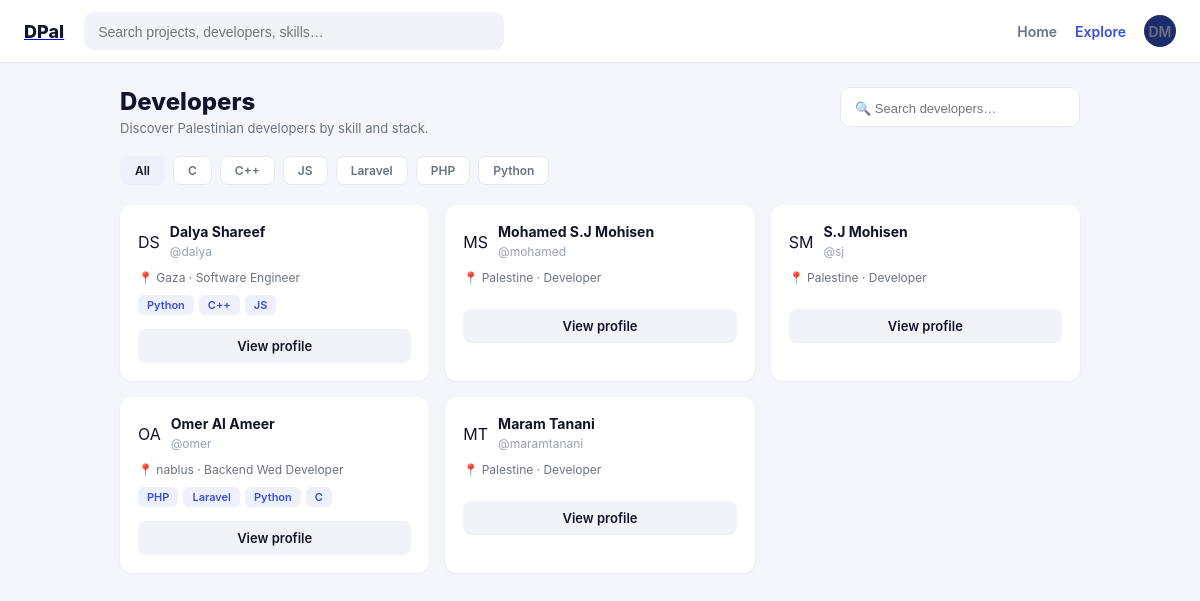
Screenshot of /developers (signed in) with the database file from the repository.
### users_app/models.py (models this page shows, shortened)
class User(models.Model):
    full_name   = models.CharField(max_length=255)
    handle      = models.CharField(max_length=50, unique=True, blank=True)
    email       = models.EmailField(max_length=255, unique=True)
    password    = models.CharField(max_length=255, blank=True, default='')
    bio         = models.TextField(blank=True, default='')
    role_title  = models.CharField(max_length=120, blank=True, default='')
    github_url  = models.CharField(max_length=255, blank=True, default='')
    location    = models.CharField(max_length=120, blank=True, default='')
    avatar      = models.ImageField(upload_to='avatars/', blank=True, null=True)
    github_id   = models.CharField(max_length=50, blank=True, null=True, unique=True)
    created_at  = models.DateTimeField(auto_now_add=True)
    updated_at  = models.DateTimeField(auto_now=True)
    objects     = UserManager()
    @property
    def initials(self):
        parts = self.full_name.split(' ')
        if len(parts) >= 2:
            return (parts[0][0] + parts[1][0]).upper()
        return self.full_name[:2].upper()

class Skill(models.Model):
    name = models.CharField(max_length=100, unique=True)

class UserSkill(models.Model):
    user  = models.ForeignKey(User, on_delete=models.CASCADE, related_name='skills')
    skill = models.ForeignKey(Skill, on_delete=models.CASCADE, related_name='users')
    class Meta:
        unique_together = ('user', 'skill')

### users_app/views.py (the view)
# urls.py: path('developers', views.developers, name='developers'),
def developers(request):
    check = auth_required(request)
    if check: return check
    logged_user = User.objects.get(id=request.session['user_id'])
    search = request.GET.get('q', '')
    skill_filter = request.GET.get('skill', '')
    all_devs = User.objects.exclude(id=logged_user.id).prefetch_related('skills__skill')
    if search:
        all_devs = all_devs.filter(
            Q(full_name__icontains=search) | Q(handle__icontains=search)
        )
    if skill_filter:
        all_devs = all_devs.filter(skills__skill__name=skill_filter).distinct()
    all_skills = Skill.objects.all().order_by('name')
    devs_with_color = [(d, avatar_color(d.id)) for d in all_devs]
    context = {
        'logged_user': logged_user,
        'devs_with_color': devs_with_color,
        'all_skills': all_skills,
        'search': search,
        'skill_filter': skill_filter,
    }
    return render(request, 'developers.html', context)

### users_app/views.py (called while the page is built)
def avatar_color(user_id):
    return AVATAR_COLORS[user_id % len(AVATAR_COLORS)]

def auth_required(request):
    if not request.session.get('user_id'):
        return redirect('/')
    return None

### users_app/templates/developers.html (shortened to what this page needs)
{% load static %}
<!DOCTYPE html>
<html lang="en">
<head>
        <link rel="stylesheet" href="{% static 'css/developers.css' %}">
</head>
<body>
    <nav>
        <a href="/dashboard" class="logo"><span class="dev">D</span><span class="pel">Pal</span></a>
        <form class="search" action="/dashboard" method="GET"><input type="text" name="q"
                placeholder="Search projects, developers, skills…"></form>
        <div class="navlinks">
            <a href="/dashboard">Home</a>
            <a href="/developers" style="color:#3b4ed6;">Explore</a>
            <a href="/profile/{{ logged_user.id }}" class="avatar-nav">{{ logged_user.initials }}</a>
        </div>
    </nav>
    <div class="container">
        <div class="pagehead">
            <div>
                <h1>Developers</h1>
                <p>Discover Palestinian developers by skill and stack.</p>
            </div>
            <form class="pagesearch" action="/developers" method="GET">
                <input type="text" name="q" placeholder="🔍 Search developers…" value="{{ search }}">
            </form>
        </div>
        <div class="skillrow">
            <a href="/developers?q={{ search }}" class="{% if not skill_filter %}active{% endif %}">All</a>
            {% for skill in all_skills %}
            <a href="/developers?skill={{ skill.name }}&q={{ search }}"
                class="{% if skill_filter == skill.name %}active{% endif %}">{{ skill.name }}</a>
            {% endfor %}
        </div>
        <div class="grid">
            {% for dev, color in devs_with_color %}
            <div class="devcard">
                <div class="devtop">
                    <div class="avatar-big" style="--avatar-color: {{ avatar_color }};">
                        {{ dev.initials }}</div>
                    <div>
                        <b>{{ dev.full_name }}</b>
                        <span>@{{ dev.handle }}</span>
                    </div>
                </div>
                <div class="devmeta">📍 {{ dev.location|default:"Palestine" }} · {{ dev.role_title|default:"Developer"}}</div>
                <div class="devskills">
                    {% for us in dev.skills.all %}<span>{{ us.skill.name }}</span>{% endfor %}
                </div>
                <a href="/profile/{{ dev.id }}" class="viewbtn">View profile</a>
            </div>
            {% empty %}
            <p style="color:#9aa1b5;">No developers found.</p>
            {% endfor %}
        </div>
    </div>
</body>
</html>

### users_app/static/css/developers.css (style rules this page uses)
* { box-sizing: border-box; margin: 0; padding: 0; }
body { font-family: -apple-system, "Segoe UI", Arial, sans-serif; background: #f4f6fb; color: #11142b; }
nav { background: #fff; border-bottom: 1px solid #e7eaf3; padding: 12px 24px; display: flex; align-items: center; gap: 20px; }
.logo { font-weight: 800; font-size: 18px; }
.logo .dev { color: #11142b; }
.logo .pel { color: #11162a; }
.search { flex: 1; max-width: 420px; background: #f1f3f9; border-radius: 10px; padding: 9px 14px; }
.search input { border: none; background: transparent; outline: none; width: 100%; font-size: 14px; }
.navlinks { display: flex; gap: 18px; margin-left: auto; align-items: center; }
.navlinks a { text-decoration: none; color: #6b7280; font-size: 14px; font-weight: 600; }
.avatar-nav { width: 32px; height: 32px; border-radius: 50%; background: #1d2c6b; color: #fff; display: flex; align-items: center; justify-content: center; font-size: 12px; font-weight: 700; text-decoration: none; }
.container { max-width: 1000px; margin: 24px auto; padding: 0 20px; }
.pagehead { display: flex; justify-content: space-between; align-items: flex-start; margin-bottom: 20px; flex-wrap: wrap; gap: 14px; }
.pagehead h1 { font-size: 24px; font-weight: 800; }
.pagehead p { color: #6b7280; font-size: 13px; margin-top: 4px; }
.pagesearch { background: #fff; border: 1px solid #e7eaf3; border-radius: 10px; padding: 9px 14px; min-width: 240px; }
.pagesearch input { border: none; outline: none; width: 100%; font-size: 13px; }
.skillrow { display: flex; gap: 8px; flex-wrap: wrap; margin-bottom: 20px; }
.skillrow a { background: #fff; border: 1px solid #e7eaf3; color: #6b7280; padding: 6px 14px; border-radius: 8px; font-size: 12px; font-weight: 600; text-decoration: none; }
.skillrow a.active { background: #eef0fc; color: #11162a; border-color: #eef0fc; }
.grid { display: grid; grid-template-columns: repeat(3, 1fr); gap: 16px; }
.devcard { background: #fff; border-radius: 12px; padding: 18px; box-shadow: 0 1px 3px rgba(0, 0, 0, 0.05); }
.devtop { display: flex; align-items: center; gap: 10px; margin-bottom: 10px; }
.devtop b { font-size: 14px; display: block; }
.devtop span { font-size: 12px; color: #9aa1b5; }
.devmeta { font-size: 12px; color: #6b7280; margin-bottom: 10px; }
.devskills { display: flex; gap: 5px; flex-wrap: wrap; margin-bottom: 14px; }
.devskills span { background: #eef0fc; color: #3b4ed6; font-size: 11px; padding: 3px 9px; border-radius: 6px; font-weight: 600; }
.viewbtn { display: block; text-align: center; background: #f1f3f9; padding: 9px; border-radius: 8px; text-decoration: none; color: #11142b; font-size: 13px; font-weight: 600; }

### rows the page displays
User: initials "DM"
Skill: name "C"
Skill: name "C++"
Skill: name "JS"
Skill: name "Laravel"
Skill: name "PHP"
Skill: name "Python"
User: initials "DS", full_name "Dalya Shareef", handle "dalya", location "Gaza", role_title "Software Engineer"
UserSkill: skill.name "Python"
UserSkill: skill.name "C++"
UserSkill: skill.name "JS"
User: initials "MS", full_name "Mohamed S.J Mohisen", handle "mohamed", location "Palestine", role_title "Developer"
User: initials "SM", full_name "S.J Mohisen", handle "sj", location "Palestine", role_title "Developer"
User: initials "OA", full_name "Omer Al Ameer", handle "omer", location "nablus", role_title "Backend Wed Developer"
UserSkill: skill.name "PHP"
UserSkill: skill.name "Laravel"
UserSkill: skill.name "Python"
UserSkill: skill.name "C"
User: initials "MT", full_name "Maram Tanani", handle "maramtanani", location "Palestine", role_title "Developer"
